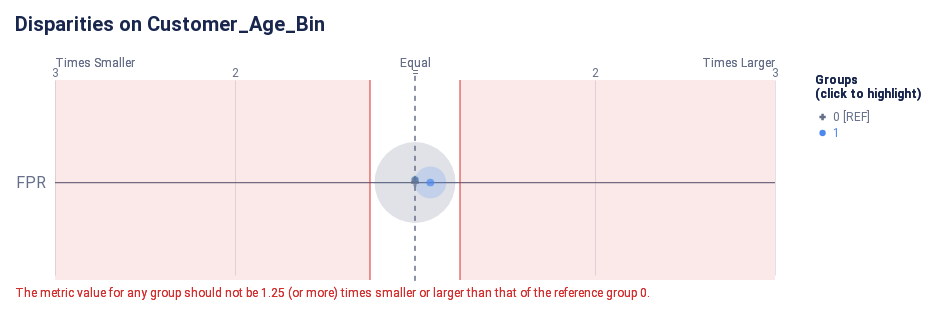

Source (notebook cell):
### Code cell
audit_fixed.disparity_plot(fairness_metric, fairness_column)

### Figure 1 — Vega-Lite specification as saved in the notebook (floating-point values rounded to 4 significant figures)
{"config": {"view": {"continuousWidth": 400, "continuousHeight": 300, "strokeWidth": 0}, "axisLeft": {"labelColor": "rgb(102, 111, 137)", "labelFont": "Roboto, Arial, sans-serif", "labelFontSize": 16}, "title": {"anchor": "start", "color": "rgb(25, 39, 78)", "font": "Roboto, Arial, sans-serif", "fontSize": 20, "fontWeight": "bold", "offset": 20}}, "layer": [{"data": {"name": "data-38121450c6697f570e9bf3f18efe866c"}, "mark": {"type": "rule", "stroke": "rgb(102, 111, 137)", "strokeWidth": 1.25, "tooltip": null}, "encoding": {"x": {"field": "x", "scale": {"domain": [-2, 2], "range": [40.0, 760.0]}, "type": "quantitative"}, "x2": {"field": "x2"}, "y": {"axis": {"domain": false, "labelAngle": 0, "labelPadding": -30, "orient": "left", "ticks": false, "title": null}, "field": "metric", "scale": {"domain": ["FPR"], "range": [30, 225.0]}, "type": "nominal"}}}, {"data": {"name": "data-79dd248bdaa0ea02c535240e8ad022c8"}, "mark": {"type": "rule", "stroke": "rgb(102, 111, 137)", "strokeDash": [5, 5], "strokeWidth": 1}, "encoding": {"tooltip": {"value": "0 [REF]"}, "x": {"value": 400.0}, "y": {"value": 20.83}, "y2": {"value": 229.2}}}, {"data": {"name": "data-c233327f4cd9b4c2df31bf8015c83e4a"}, "mark": {"type": "text", "align": "center", "color": "rgb(102, 111, 137)", "font": "Roboto, Arial, sans-serif", "fontSize": 12, "fontWeight": "normal", "tooltip": null}, "encoding": {"text": {"field": "label", "type": "nominal"}, "x": {"field": "value", "scale": {"domain": [-2, 2], "range": [40.0, 760.0]}, "type": "quantitative"}, "y": {"value": 17.5}}}, {"layer": [{"mark": {"type": "text", "align": "left", "fill": "rgb(102, 111, 137)", "font": "Roboto, Arial, sans-serif", "fontSize": 12, "fontWeight": "normal", "tooltip": null}, "encoding": {"text": {"value": "Times Smaller"}, "x": {"value": 40.0}, "y": {"value": 7.5}}}, {"mark": {"type": "text", "align": "right", "fill": "rgb(102, 111, 137)", "font": "Roboto, Arial, sans-serif", "fontSize": 12, "fontWeight": "normal", "tooltip": null}, "encoding": {"text": {"value": "Times Larger"}, "x": {"value": 760.0}, "y": {"value": 7.5}}}, {"mark": {"type": "text", "align": "center", "fill": "rgb(102, 111, 137)", "font": "Roboto, Arial, sans-serif", "fontSize": 12, "fontWeight": "normal", "tooltip": null}, "encoding": {"text": {"value": "Equal"}, "x": {"value": 400.0}, "y": {"value": 7.5}}}], "data": {"name": "data-79dd248bdaa0ea02c535240e8ad022c8"}}, {"layer": [{"mark": {"type": "rule", "opacity": 0.8, "stroke": "rgb(211, 47, 47)", "strokeWidth": 1.25, "tooltip": null}, "encoding": {"x": {"field": "min", "scale": {"domain": [-2, 2], "range": [40.0, 760.0]}, "type": "quantitative"}, "y": {"value": 25.0}, "y2": {"value": 225.0}}}, {"mark": {"type": "rule", "opacity": 0.8, "stroke": "rgb(211, 47, 47)", "strokeWidth": 1.25, "tooltip": null}, "encoding": {"x": {"field": "max", "scale": {"domain": [-2, 2], "range": [40.0, 760.0]}, "type": "quantitative"}, "y": {"value": 25.0}, "y2": {"value": 225.0}}}, {"layer": [{"mark": {"type": "rect", "fill": "rgb(211, 47, 47)", "opacity": 0.1, "tooltip": null}, "encoding": {"x": {"field": "min", "scale": {"domain": [-2, 2], "range": [40.0, 760.0]}, "type": "quantitative"}, "x2": {"field": "lower_end"}, "y": {"value": 25.0}, "y2": {"value": 225.0}}}, {"mark": {"type": "rect", "fill": "rgb(211, 47, 47)", "opacity": 0.1, "tooltip": null}, "encoding": {"x": {"field": "max", "scale": {"domain": [-2, 2], "range": [40.0, 760.0]}, "type": "quantitative"}, "x2": {"field": "upper_end"}, "y": {"value": 25.0}, "y2": {"value": 225.0}}}]}, {"layer": [{"mark": {"type": "text", "align": "left", "baseline": "top", "fill": "rgb(211, 47, 47)", "font": "Roboto, Arial, sans-serif", "fontSize": 12, "fontWeight": "normal", "tooltip": null}, "encoding": {"text": {"value": "The metric value for any group should not be 1.25 (or more) times smaller or larger than that of the reference group 0."}, "x": {"value": 0}, "y": {"value": 233.3}}}], "data": {"name": "data-79dd248bdaa0ea02c535240e8ad022c8"}}], "data": {"name": "data-feb20f5d4dfe62687617135ffee93d46"}}, {"layer": [{"data": {"name": "empty"}, "mark": "circle"}, {"data": {"name": "data-78d060a07eabc56fc92ba98385215133"}, "mark": {"type": "circle", "cursor": "pointer", "opacity": 0.2}, "encoding": {"color": {"condition": {"field": "attribute_value", "legend": null, "scale": {"domain": ["0", "1"], "range": ["rgb(102, 111, 137)", "rgb(76, 136, 238)", "rgb(254, 97, 0)", "rgb(220, 38, 127)", "rgb(255, 176, 0)", "rgb(150, 95, 230)"]}, "type": "nominal", "selection": "selector013"}, "value": "rgb(225, 226, 231)"}, "size": {"field": "group_size", "legend": null, "scale": {"domain": [0, 15590.0], "range": [0, 7854.0]}, "type": "quantitative"}, "tooltip": [{"field": "attribute_value", "title": "Group", "type": "nominal"}, {"field": "tooltip_group_size", "title": "Group Size", "type": "nominal"}, {"field": "tooltip_disparity_explanation_fpr", "title": "Disparity", "type": "nominal"}, {"field": "fpr", "format": ".2f", "title": "FPR", "type": "quantitative"}], "x": {"axis": {"domain": false, "gridColor": "rgb(225, 226, 231)", "labels": false, "ticks": false, "title": null, "values": [1, 2, -2, -1]}, "field": "fpr_disparity_scaled", "scale": {"domain": [-2, 2], "range": [40.0, 760.0]}, "type": "quantitative"}, "y": {"axis": {"domain": false, "grid": false, "labels": false, "ticks": false, "title": null}, "field": "metric_variable", "scale": {"domain": ["FPR"], "range": [30, 225.0]}, "type": "nominal"}}, "selection": {"selector015": {"type": "multi", "empty": "all", "fields": ["attribute_value"]}}, "transform": [{"calculate": "'FPR'", "as": "metric_variable"}]}, {"layer": [{"data": {"name": "empty"}, "mark": "point"}, {"data": {"name": "data-78d060a07eabc56fc92ba98385215133"}, "mark": {"type": "point", "cursor": "pointer", "filled": true, "size": 60}, "encoding": {"color": {"condition": {"field": "attribute_value", "legend": null, "scale": {"domain": ["0", "1"], "range": ["rgb(102, 111, 137)", "rgb(76, 136, 238)", "rgb(254, 97, 0)", "rgb(220, 38, 127)", "rgb(255, 176, 0)", "rgb(150, 95, 230)"]}, "type": "nominal", "selection": "selector013"}, "value": "rgb(225, 226, 231)"}, "shape": {"field": "attribute_value", "legend": null, "scale": {"domain": ["0", "1"], "range": ["cross", "circle"]}, "type": "nominal"}, "tooltip": [{"field": "attribute_value", "title": "Group", "type": "nominal"}, {"field": "tooltip_group_size", "title": "Group Size", "type": "nominal"}, {"field": "tooltip_disparity_explanation_fpr", "title": "Disparity", "type": "nominal"}, {"field": "fpr", "format": ".2f", "title": "FPR", "type": "quantitative"}], "x": {"axis": {"domain": false, "gridColor": "rgb(225, 226, 231)", "labels": false, "ticks": false, "title": null, "values": [1, 2, -2, -1]}, "field": "fpr_disparity_scaled", "scale": {"domain": [-2, 2], "range": [40.0, 760.0]}, "type": "quantitative"}, "y": {"axis": {"domain": false, "grid": false, "labels": false, "ticks": false, "title": null}, "field": "metric_variable", "scale": {"domain": ["FPR"], "range": [30, 225.0]}, "type": "nominal"}}, "selection": {"selector014": {"type": "multi", "empty": "all", "fields": ["attribute_value"]}}, "transform": [{"calculate": "'FPR'", "as": "metric_variable"}]}]}]}, {"layer": [{"mark": {"type": "point", "cursor": "pointer", "filled": true, "opacity": 1, "size": 40}, "encoding": {"color": {"condition": {"field": "attribute_value", "legend": null, "scale": {"domain": ["0", "1"], "range": ["rgb(102, 111, 137)", "rgb(76, 136, 238)", "rgb(254, 97, 0)", "rgb(220, 38, 127)", "rgb(255, 176, 0)", "rgb(150, 95, 230)"]}, "type": "nominal", "selection": "selector013"}, "value": "rgb(225, 226, 231)"}, "shape": {"field": "attribute_value", "legend": null, "scale": {"domain": ["0", "1"], "range": ["cross", "circle"]}, "type": "nominal"}, "x": {"value": 807.6}, "y": {"axis": {"domain": false, "grid": false, "labels": false, "ticks": false, "title": null}, "field": "attribute_value", "scale": {"domain": ["0", "1"], "range": [54, 86]}, "type": "nominal"}}, "selection": {"selector013": {"type": "multi", "empty": "all", "fields": ["attribute_value"]}}}, {"mark": {"type": "text", "align": "left", "baseline": "middle", "cursor": "pointer", "font": "Roboto, Arial, sans-serif", "fontSize": 12, "fontWeight": "normal"}, "encoding": {"color": {"condition": {"field": "attribute_value", "legend": null, "scale": {"domain": ["0", "1"], "range": ["rgb(102, 111, 137)", "rgb(76, 136, 238)", "rgb(254, 97, 0)", "rgb(220, 38, 127)", "rgb(255, 176, 0)", "rgb(150, 95, 230)"]}, "type": "nominal", "selection": "selector013"}, "value": "rgb(225, 226, 231)"}, "text": {"field": "label", "type": "nominal"}, "x": {"value": 818.1}, "y": {"axis": {"domain": false, "grid": false, "labels": false, "ticks": false, "title": null}, "field": "attribute_value", "scale": {"domain": ["0", "1"], "range": [54, 86]}, "type": "nominal"}}, "selection": {"selector016": {"type": "multi", "empty": "all", "fields": ["attribute_value"]}}}, {"data": {"name": "data-79dd248bdaa0ea02c535240e8ad022c8"}, "mark": {"type": "text", "align": "left", "baseline": "top", "color": "rgb(25, 39, 78)", "font": "Roboto, Arial, sans-serif", "fontSize": 12, "fontWeight": "bold"}, "encoding": {"text": {"value": "(click to highlight)"}, "x": {"value": 800}, "y": {"value": 34}}}, {"data": {"name": "data-79dd248bdaa0ea02c535240e8ad022c8"}, "mark": {"type": "text", "align": "left", "baseline": "top", "color": "rgb(25, 39, 78)", "font": "Roboto, Arial, sans-serif", "fontSize": 12, "fontWeight": "bold"}, "encoding": {"text": {"value": "Groups"}, "x": {"value": 800}, "y": {"value": 20}}}], "data": {"name": "data-711e50c9c74ea5e50c1544827342332e"}}], "height": 250, "padding": {"top": 15, "bottom": 7.0, "left": 15, "right": 15}, "resolve": {"scale": {"size": "independent", "y": "independent"}}, "title": "Disparities on Customer_Age_Bin", "usermeta": {"embedOptions": {"scaleFactor": 5, "downloadFileName": "disparity_chart"}}, "width": 800, "$schema": "https://vega.github.io/schema/vega-lite/v4.17.0.json", "datasets": {"data-38121450c6697f570e9bf3f18efe866c": [{"metric": "FPR", "x": -2, "x2": 2}], "data-79dd248bdaa0ea02c535240e8ad022c8": [{"a": 1, "b": 0}, {"a": 1, "b": 0}], "data-c233327f4cd9b4c2df31bf8015c83e4a": [{"value": 1, "label": 2}, {"value": 2, "label": 3}, {"value": -2, "label": 3}, {"value": -1, "label": 2}, {"value": 0, "label": "="}], "data-feb20f5d4dfe62687617135ffee93d46": [{"min": -0.25, "max": 0.25, "lower_end": -2, "upper_end": 2}], "empty": [{}], "data-78d060a07eabc56fc92ba98385215133": [{"attribute_name": "customer_age_bin", "attribute_value": "0", "group_size": 12990, "total_entities": 15000, "fpr": 0.05304, "fpr_disparity": 1.0, "fpr_disparity_scaled": 0.0, "tooltip_group_size": "12,990 (86.60%)", "tooltip_disparity_explanation_fpr": "Reference group"}, {"attribute_name": "customer_age_bin", "attribute_value": "1", "group_size": 2010, "total_entities": 15000, "fpr": 0.05755, "fpr_disparity": 1.085, "fpr_disparity_scaled": 0.08515, "tooltip_group_size": "2,010 (13.40%)", "tooltip_disparity_explanation_fpr": "1.09 times larger FPR than the reference group"}], "data-711e50c9c74ea5e50c1544827342332e": [{"attribute_value": "0", "label": "0 [REF]"}, {"attribute_value": "1", "label": "1"}]}}
